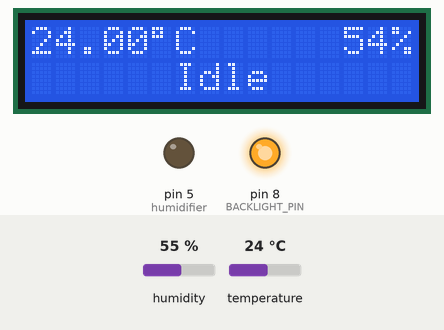
This sketch was run on a simulated Arduino Uno, built with avr-gcc and run on an emulated ATmega328P. Parts: 16×2 character LCD, output pins drawn as LEDs (lit = HIGH). The inputs (shaded band) are chosen by the test bench; at power-on: temperature 24 °C, humidity 55 %. What the sketch prints to the serial monitor is not drawn.

Above: at 1.2 s.
1.3 s: temperature set to 1 °C
At 2.2 s:
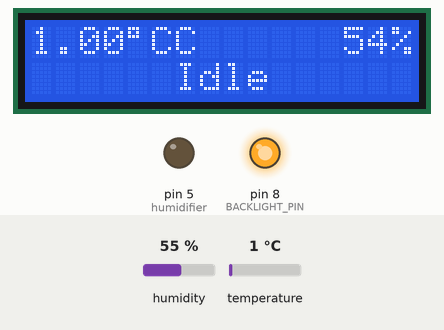
3.0 s: humidity set to 22 %
At 3.9 s:
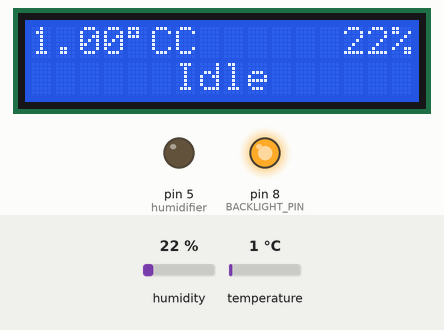
5.0 s: humidity set to 40 %
At 6.7 s:
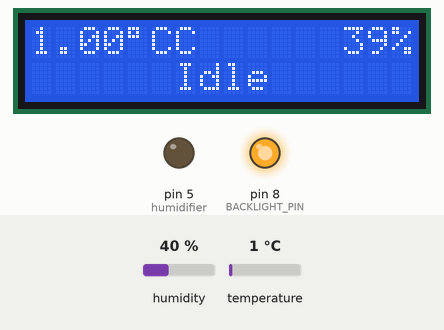
7.0 s: temperature set to 12 °C
At 30.8 s:
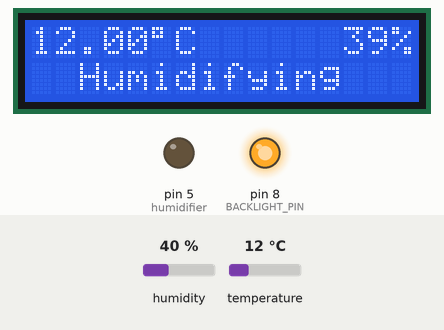
Timing chart, 0 to 31.6 s (numbered marks = the images above; inputs shaded):
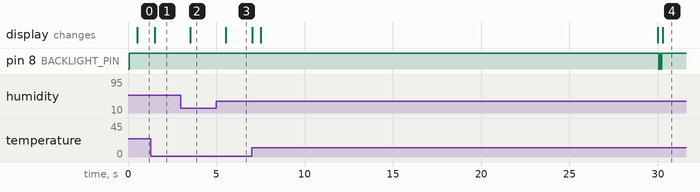

The sketch:

arduino-humidify.ino
```cpp
// (licence header left out)
// All the libraries
#include <dht.h>
#include <Wire.h>
#include <LiquidCrystal_I2C.h>

// Pins
#define DHT_PIN 2
#define dehumidifier 4
#define humidifier 5
#define BACKLIGHT_PIN 8

// Initialize objects
dht DHT;
LiquidCrystal_I2C lcd(0x27, 16, 2);

void setup() {
  // Serial stuff
  Serial.begin(9600);
  Serial.println("Time\tTemperature\tHumidity");

  // Pins
  pinMode(BACKLIGHT_PIN, OUTPUT);

  // LCD
  lcd.init();
  lcd.backlight();

  // Relays
  pinMode(dehumidifier, INPUT);
  pinMode(humidifier, INPUT);
}

// Timed variables
unsigned long lastSensorRead = millis();
unsigned long updateDisplayTime = millis();
unsigned long updateScreenBlink = millis();
unsigned long postDataTime = millis();
unsigned long lastHumidChange = millis();

// Other variables for in the loop
bool screenBacklightState = false;
bool blinkScreen = false;
int stopScreenBlinkAfterXTimes = -1;

// Statusses
bool humidifying = false;
bool dehumidifying = false;

// Other constant variables
int sensorReadsPerSecond = 10;
int screenUpdatesPerSecond = 2;
int screenBlinksPerSecond = 10*2;
int postDataPerMinute = 4;
int humidChangesPerMinute = 2;
double x = 0;

// The loop, where the magic happens
void loop() {
  // Sensor read
  if (millis()-lastSensorRead > (1000/sensorReadsPerSecond)) {
    lastSensorRead = millis();
    DHT.read11(DHT_PIN);
  }

  // Sensor values
  float temp = getTemp();
  float humid = getHumid();

  // Display updates
  if (millis()-updateDisplayTime > (1000/screenUpdatesPerSecond)) {
    updateDisplayTime = millis();

    // Print temperature
    lcd.setCursor(0, 0);
    lcd.print(String(temp));
    lcd.print((char)223);
    lcd.print("C");

    // Print humidity
    lcd.setCursor(13, 0);
    lcd.print(String((int) humid));
    lcd.print("%");

    // Print status
    if (humidifying) {
      lcd.setCursor(2, 1);
      lcd.print("Humidifying");

    } else if (dehumidifying) {
      lcd.setCursor(1, 1);
      lcd.print("Dehumidifying");

    } else {
      lcd.setCursor(6, 1);
      lcd.print("Idle");

    }

  }

  // Post data updates
  if (millis()-postDataTime > 60/postDataPerMinute * 1000 ) {
    postDataTime = millis();

    // Serial print the data for the plotter
    x += 0.25;
    Serial.print(x);
    Serial.println("\t"+String(temp)+"\t"+String(humid));

  }

  // Update screen blink
  if (millis()-updateScreenBlink > (1000/screenBlinksPerSecond)) {
    // Reset
    updateScreenBlink = millis();

    // Turn the screen on or off
    if (blinkScreen && (stopScreenBlinkAfterXTimes > 0 || stopScreenBlinkAfterXTimes == -1) ) {

      screenBacklightState = !screenBacklightState;
      digitalWrite(BACKLIGHT_PIN, screenBacklightState);

      if (stopScreenBlinkAfterXTimes > 0) stopScreenBlinkAfterXTimes -= 1;

    } else digitalWrite(BACKLIGHT_PIN, true);
  }

  // Humid actions
  if (millis()-lastHumidChange > 60/humidChangesPerMinute * 1000 ) {
    lastHumidChange = millis();

    if (((int)humid) < 40) {
      if (humidifying) return;

      // Start humidifier
      pinMode(humidifier, OUTPUT);
      pinMode(dehumidifier, INPUT);
      dehumidifying = false;
      humidifying = true;
      startScreenBlinking();

    } else if (((int)humid) > 55) {
      if (dehumidifying) return;

      // Start dehumidifier
      pinMode(humidifier, INPUT);
      pinMode(dehumidifier, OUTPUT);
      humidifying = false;
      dehumidifying = true;
      startScreenBlinking();

    } else {
      if (humidifying || dehumidifying) startScreenBlinking();

      pinMode(humidifier, INPUT);
      pinMode(dehumidifier, INPUT);
      humidifying = false;
      dehumidifying = false;
    }
  }
}

// Function to start screen blinking (And stopping after 5 blinks)
void startScreenBlinking() {
  blinkScreen = true;
  stopScreenBlinkAfterXTimes = 5;

  // Clear screen
  lcd.clear();
}

// Function to read the temperature from the sensor and cancel out spikes
float lastTemp = 0;
float getTemp() {
  float temp = DHT.temperature;
  if (temp < -5 || temp > 50) return getTemp();

  if (isnan(temp)) return lastTemp;
  lastTemp = (lastTemp*9+temp)/10;

  return lastTemp;
}

// Function to read the humidity from the sensor and cancel out spikes
float lastHumid = 0;
float getHumid() {
  float humid = DHT.humidity;
  if (humid < -5 || humid > 100) return getHumid();

  if (isnan(humid)) return lastHumid;
  lastHumid = (lastHumid*9+humid)/10;

  return lastHumid;
}
```

Measured:
- after the input at 1.3 s, the display: changes after 0.22 s (image 1)
- after the input at 3.0 s, the display: changes after 0.52 s (image 2)
- after the input at 5.0 s, the display: changes after 0.53 s (image 3)
- after the input at 7.0 s, the display: first changes at once (image 4 shows a later state)
